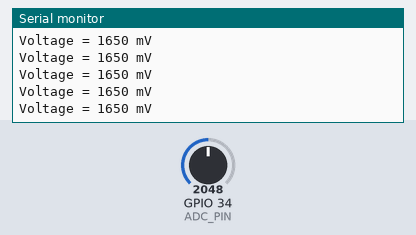
The program below on a simulated ESP32. On the bench: the last lines printed to the serial monitor. The inputs (shaded band) are chosen by the test bench; at power-on: GPIO 34 (ADC_PIN) = 2048 (analog values on the 0–4095 scale).

Above: at 1.2 s.
1.3 s: GPIO 34 (ADC_PIN) set to 2866
At 1.56 s:
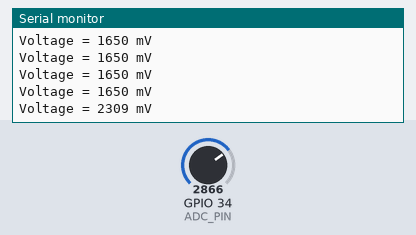
2.8 s: GPIO 34 (ADC_PIN) set to 3603
At 2.96 s:
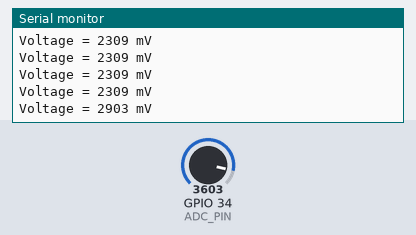
Timing chart, 0 to 5.8 s (numbered marks = the images above; inputs shaded):
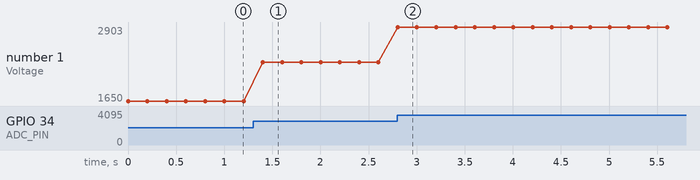

The program:

main.cpp
```cpp
#include <Arduino.h>

#define ADC_PIN 34

void setup() {
    Serial.begin(115200);
    analogReadResolution(12);

    Serial.println("ESP32 ADC started");
}

void loop() {
    uint32_t voltage = analogReadMilliVolts(ADC_PIN);

    Serial.print("Voltage = ");
    Serial.print(voltage);
    Serial.println(" mV");

    delay(200);
}
```

Measured:
- after the input at 1.3 s, the serial monitor: prints a new line after 0.10 s (image 1)
- after the input at 2.8 s, the serial monitor: prints a new line at once (image 2)
- plotted number 1: 1650 → 2309 after the input at 1.3 s, 2309 → 2903 after the input at 2.8 s
